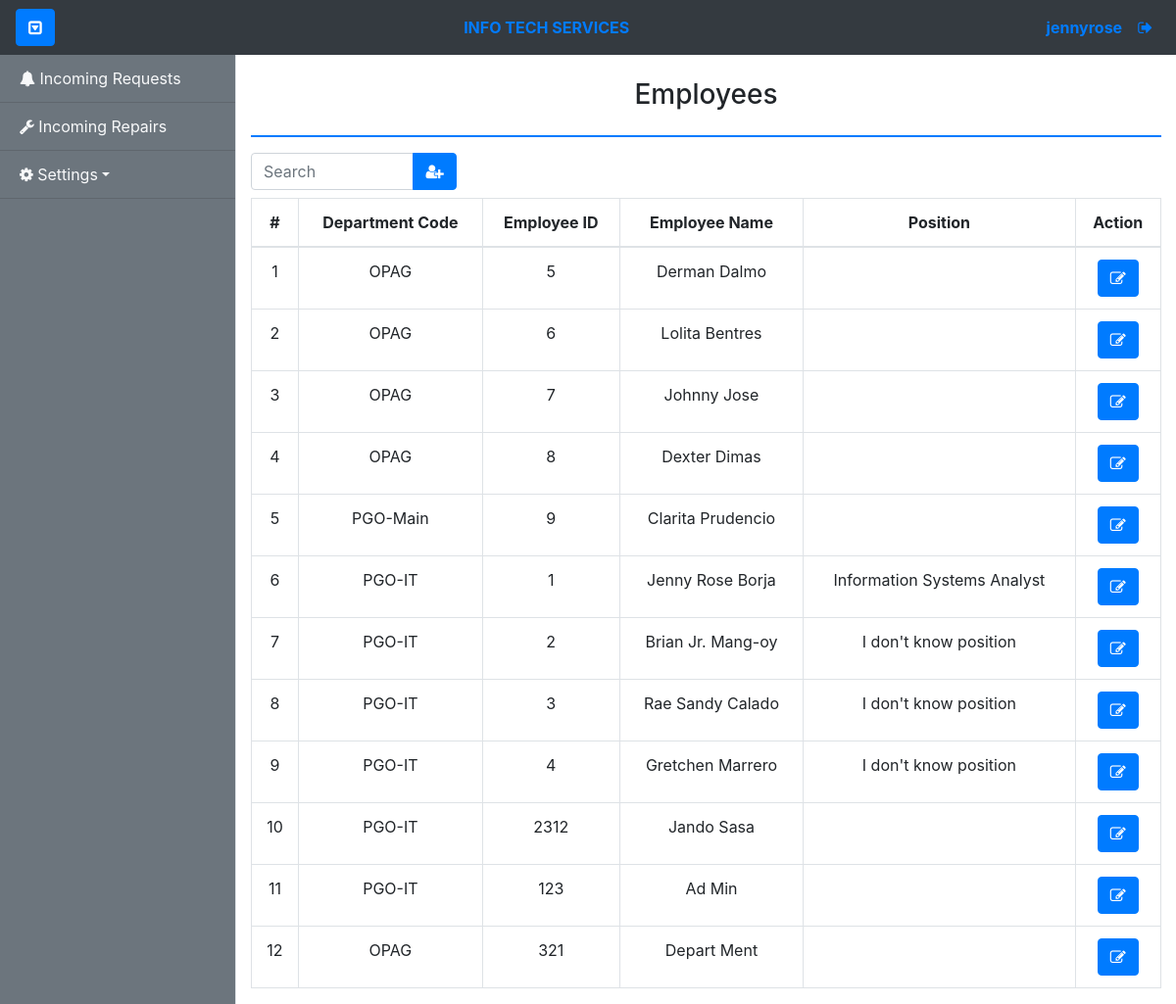
/admin/settings/employees.php (signed in), run on an earlier commit of the app's database.
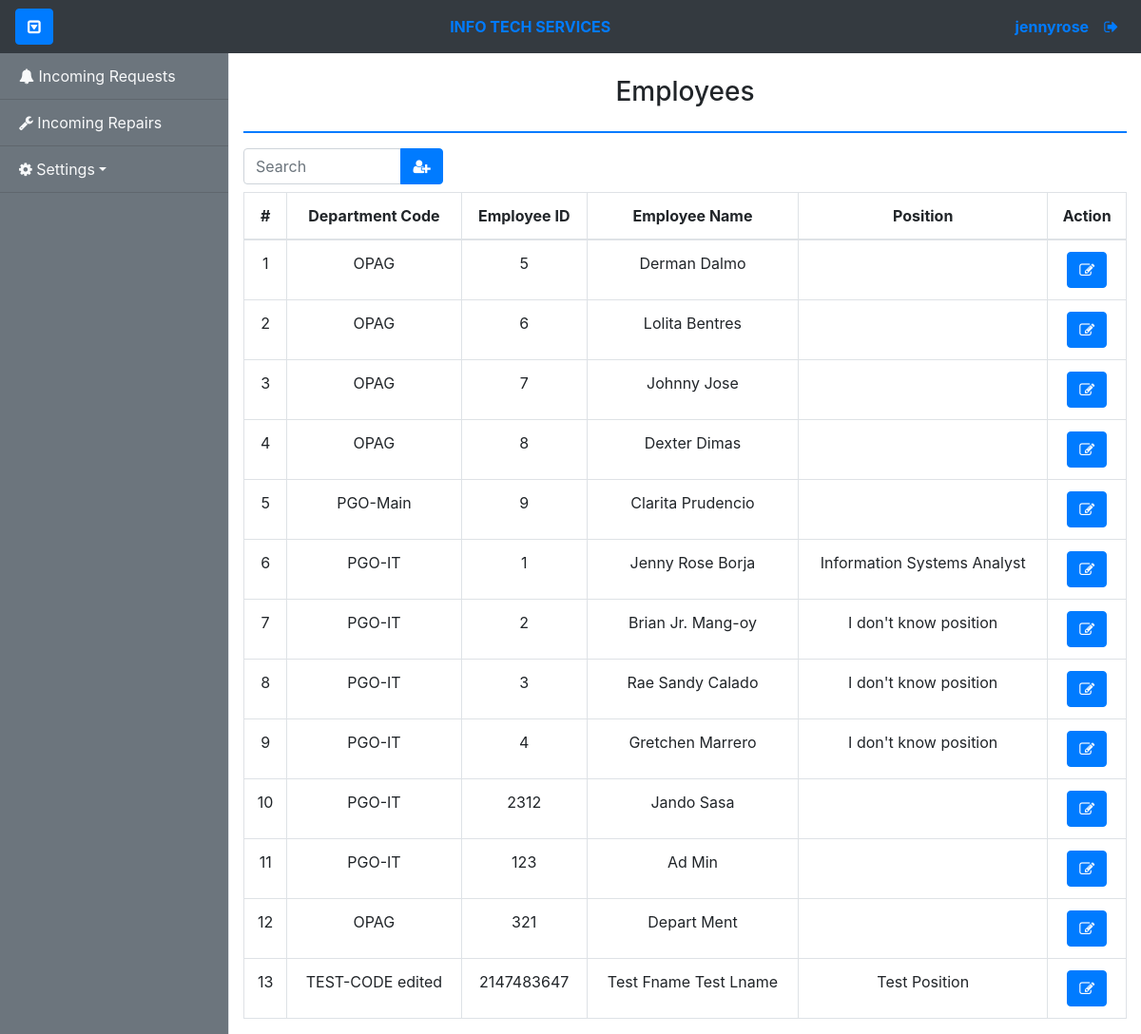
And on a later commit of the database.
### tables this page shows
CREATE TABLE `employee_tbl` (
  `emp_id` int(11) NOT NULL,
  `dept_id` int(11) DEFAULT NULL,
  `emp_idnum` int(255) NOT NULL,
  `emp_fname` varchar(255) NOT NULL,
  `emp_lname` varchar(255) NOT NULL,
  `emp_position` varchar(255) DEFAULT NULL
);

CREATE TABLE `department_tbl` (
  `dept_id` int(11) NOT NULL,
  `dept_code` varchar(255) NOT NULL,
  `dept_name` varchar(255) NOT NULL
);

### config/controllers/controller.php (called while the page is built, shortened)
<?php
class Controller
{
	public function getEmployee($emp_id = null)
	{
		global $con;
		if ($emp_id == null) {
			$qry = "SELECT * FROM employee_tbl INNER JOIN department_tbl ON employee_tbl.dept_id=department_tbl.dept_id";
			if ($con->query($qry)) {
				$result = $con->query($qry);
				$users = array();
				while ($row = $result->fetch_assoc()) {
					$users[] = $row;
				}
				return $users;
			} else {
				return false;
			}
		}
	}
}

### tables/employee-tbl.php (the view)
<?php
if (!$employees) {
?>
  <div class="alert alert-info text-center">
    <?= "No Data Found!"; ?>
  </div>
<?php
} else {
?>
  <table class="table table-bordered text-center">
    <thead class="">
      <th>#</th>
      <th>Department Code</th>
      <th>Employee ID</th>
      <th>Employee Name</th>
      <th>Position</th>
      <th>Action</th>
    </thead>
    <tbody id="table_body">
      <?php
      $id = 1;
      foreach ($employees as $employee) {
      ?>
        <tr>
          <td> <?= $id ?> </td>
          <td> <?= $employee['dept_code'] ?> </td>
          <td> <?= $employee['emp_idnum'] ?> </td>
          <td> <?= $employee['emp_fname'] ?> <?= $employee['emp_lname'] ?> </td>
          <td> <?= $employee['emp_position'] ?> </td>
          <td>
            <button type="button" class="btn btn-primary edit" id="<?= $employee['emp_id'] ?>" data-toggle="tooltip" title="Edit"><i class="fa fa-pencil-square-o" aria-hidden="true"></i></button>
          </td>
        </tr>
      <?php
        $id += 1;
      }
      ?>
    </tbody>
  </table>
  </div>
  </div>
<?php
}
?>

What changed in the data, as far as the page shows it:
added employee_tbl: dept.dept_code "TEST-CODE edited", emp_idnum "2147483647", emp_fname "Test Fname", emp_lname "Test Lname", emp_position "Test Position"
